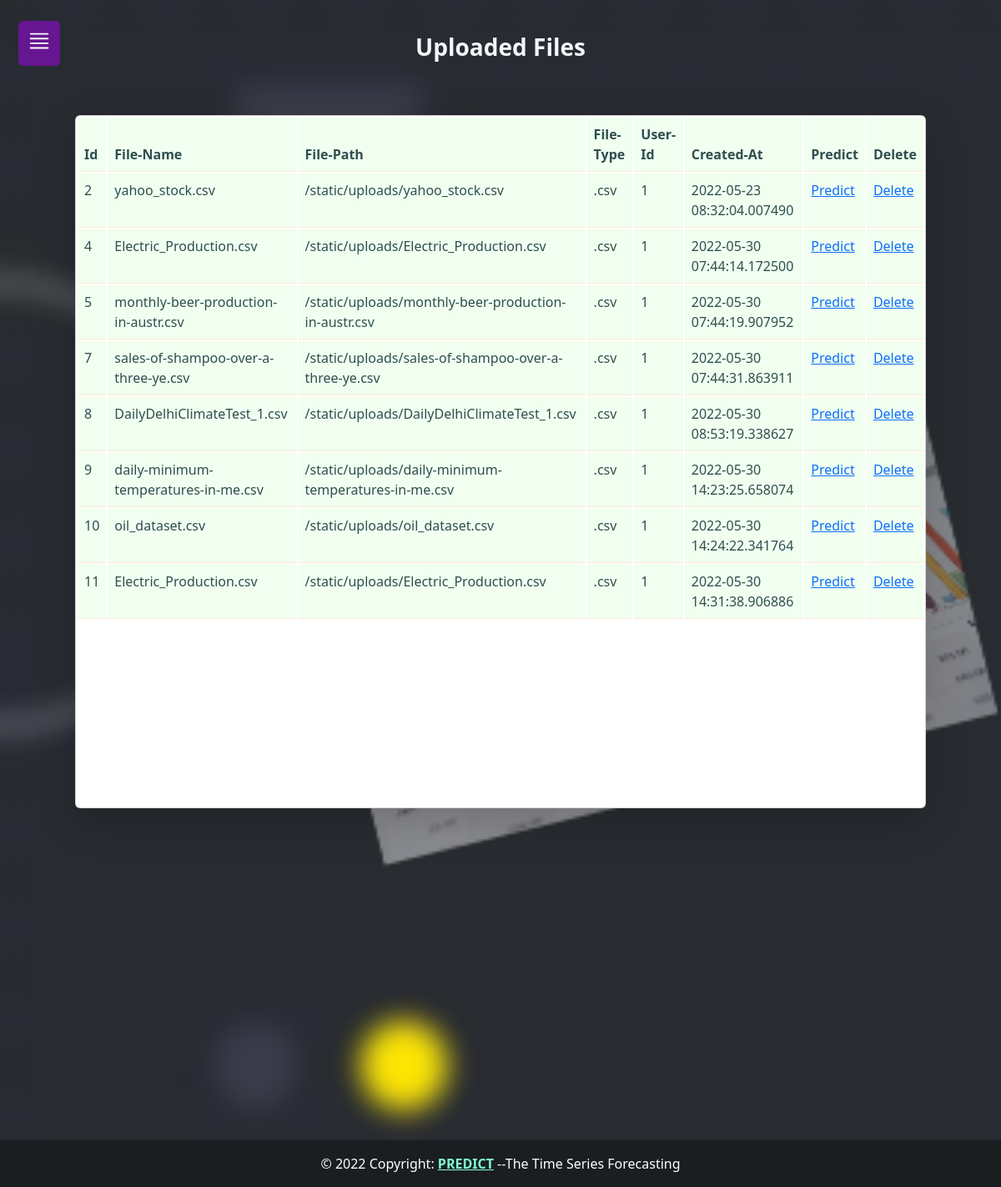
/files (signed in), run on the app's committed database.
### model_orm.py (models this page shows, shortened)
class DataSet(Base):
    __tablename__="dataset"
    id=Column(Integer, primary_key=True)
    filename=Column(String,nullable=False)
    filepath=Column(String, nullable=False)
    datatype=Column(String,nullable=False)
    user_id = Column(Integer,ForeignKey('users.id'))
    created_at=Column(DateTime,default=datetime.utcnow,nullable=False)

### app.py (the view)
@app.route('/files')
def filelisting():
    db = opendb()
    filelist = db.query(DataSet).all()
    db.close()
    return render_template('files.html', filelist=filelist)

### app.py (called while the page is built)
def opendb():
    engine = create_engine("sqlite:///model.sqlite")
    Session = sessionmaker(bind=engine)
    return Session()

### templates/files.html (shortened to what this page needs)
{% extends 'base.html' %}
{% block body %}
    <h3 class="text-center p-3">
        <b style="color: rgb(242, 247, 250);">Uploaded Files </b>
    </h3>
<div class="card shadow-lg m-5">
<table class="table table-striped|sm|bordered table-inverse table-responsive">
    <thead class="thead-inverse|thead-default">
        <tr>
            <th><b>Id</b></th>
            <th><b>File-Name</b></th>
            <th><b>File-Path</b></th>
            <th><b>File-Type</b></th>
            <th><b>User-Id</b></th>
            <th><b>Created-At</b></th>
            <th><b>Predict</b></th>
            <th><b>Delete</b></th>
        </tr>
    </thead>
    <tbody>
        {% for item in filelist %}
        <tr>
            <td >{{item.id}}</td>
            <td >{{item.filename}}</td>
            <td >{{item.filepath}}</td>
            <td >{{item.datatype}}</td>
            <td >{{item.user_id}}</td>
            <td >{{item.created_at}}</td>
            <td ><a href="/predict/{{item.id}}">Predict</a></td>
            <td ><a href="/delete/{{item.id}}">Delete</a></td>
        </tr>
        {% endfor %}
    </tbody>
</table>
</div>
{% endblock body %}

### static/css/sidebar.css (style rules this page uses)
body { min-height: 100vh; min-height: -webkit-fill-available; }
html { height: -webkit-fill-available; }
* { margin: 0; padding: 0; top: 0; list-style: none; text-decoration: none; }

### templates/base.html (style rules this page uses)
body { background-image: url("/static/images/background.png"); background-repeat: no-repeat; background-attachment: fixed; background-size: cover; }

### templates/files.html (style rules this page uses)
.table { --bs-table-bg: linen; --bs-table-accent-bg: honeydew; --bs-table-striped-color: #212528; --bs-table-striped-bg: rgba(0, 0, 0, 0.05); --bs-table-active-color: #212527; --bs-table-active-bg: rgba(0, 0, 0, 0.1); --bs-table-hover-color: #212529; --bs-table-hover-bg: rgba(0, 0, 0, 0.075); width: 100%; margin-bottom: 14rem; color: darkslategrey; vertical-align: baseline; border-color: blanchedalmond; }
table { caption-side: bottom; border-collapse: separate; }

### data on the page
DataSet: id "2", filename "yahoo_stock.csv", filepath "/static/uploads/yahoo_stock.csv", datatype ".csv", user_id "1", created_at "2022-05-23 08:32:04.007490"
DataSet: id "4", filename "Electric_Production.csv", filepath "/static/uploads/Electric_Production.csv", datatype ".csv", user_id "1", created_at "2022-05-30 07:44:14.172500"
DataSet: id "5", filename "monthly-beer-production-in-austr.csv", filepath "/static/uploads/monthly-beer-production-in-austr.csv", datatype ".csv", user_id "1", created_at "2022-05-30 07:44:19.907952"
DataSet: id "7", filename "sales-of-shampoo-over-a-three-ye.csv", filepath "/static/uploads/sales-of-shampoo-over-a-three-ye.csv", datatype ".csv", user_id "1", created_at "2022-05-30 07:44:31.863911"
DataSet: id "8", filename "DailyDelhiClimateTest_1.csv", filepath "/static/uploads/DailyDelhiClimateTest_1.csv", datatype ".csv", user_id "1", created_at "2022-05-30 08:53:19.338627"
DataSet: id "9", filename "daily-minimum-temperatures-in-me.csv", filepath "/static/uploads/daily-minimum-temperatures-in-me.csv", datatype ".csv", user_id "1", created_at "2022-05-30 14:23:25.658074"
DataSet: id "10", filename "oil_dataset.csv", filepath "/static/uploads/oil_dataset.csv", datatype ".csv", user_id "1", created_at "2022-05-30 14:24:22.341764"
DataSet: id "11", filename "Electric_Production.csv", filepath "/static/uploads/Electric_Production.csv", datatype ".csv", user_id "1", created_at "2022-05-30 14:31:38.906886"
